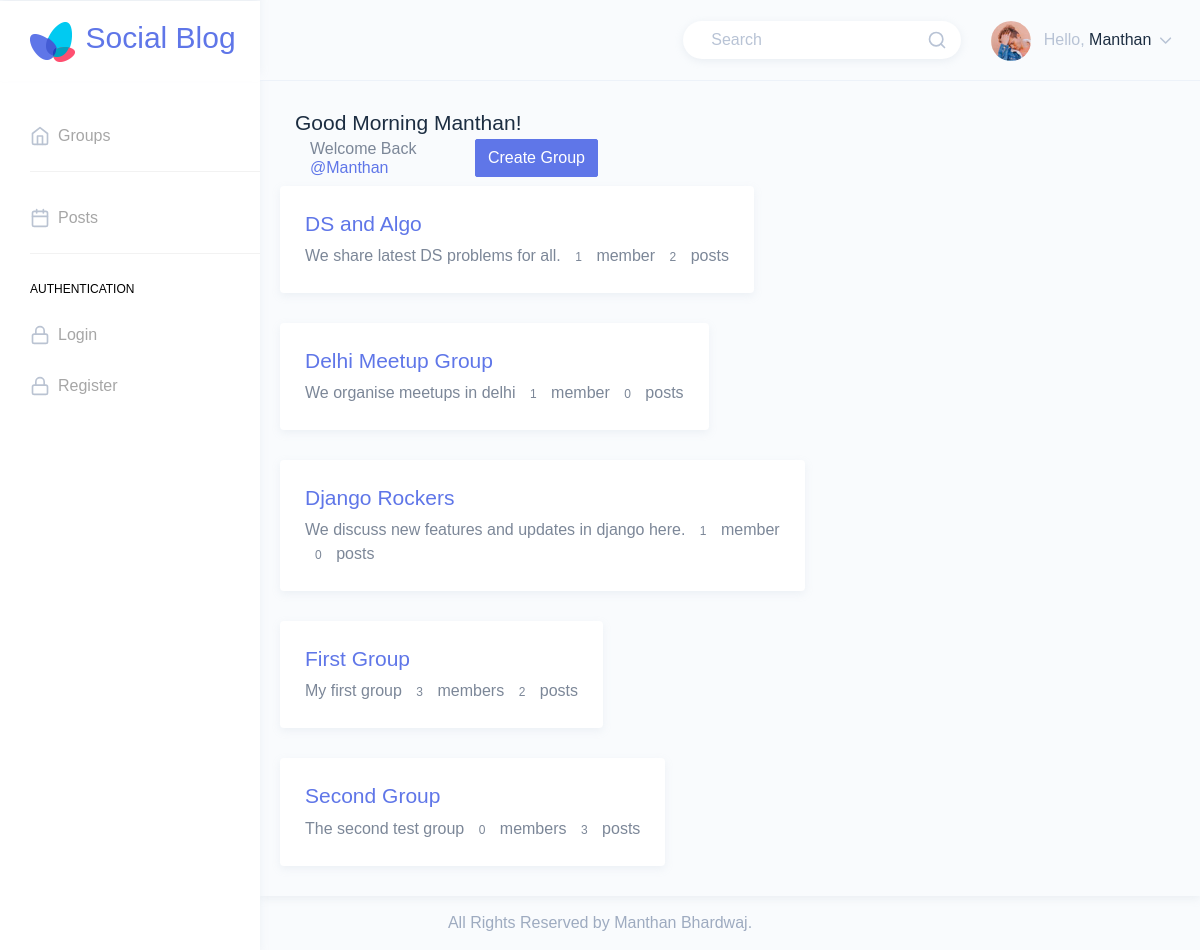
The app's page / (signed in) with its own data.
### groups/models.py (models this page shows, shortened)
class Group(models.Model):
    name = models.CharField(max_length=255, unique=True)
    slug = models.SlugField(allow_unicode=True, unique=True)
    description = models.TextField(blank=True, default='')
    description_html = models.TextField(editable=False, default='', blank=True)
    members = models.ManyToManyField(User, through='GroupMember')
    class Meta:
        ordering = ['name']

### groups/views.py (the view)
# urls.py: path('', ListGroups.as_view(), name='home'),
class ListGroups(generic.ListView):
    model = Group

### groups/templates/groups/group_list.html
{% extends 'groups/group_base.html' %}
{% block pregroup %}
    <div class="col-lg-4 col-md-12">
        {% if user.is_authenticated %}
            <h5>Welcome Back
                <a href="{% url 'posts:for_user' username=user.username %}">
                    @{{ user.username }}
                </a>
            </h5>
        {% endif %}
    </div>
    <div class="col-lg-4 col-md-12">
        {% if user.is_authenticated %}
            <a href="{% url 'groups:create' %}" class="btn btn-primary">Create Group</a>
        {% endif %}
    </div>
{% endblock %}
{% block groupcontent %}
    {% for group in object_list %}
        <div class="row">
            <div class="card ">
                <div class="card-body">
                    <a href="{% url 'groups:single' slug=group.slug %}">
                        <h3 class="title list-group-item-heading">{{ group.name }}</h3>
                    </a>
                    {{ group.description }}
                    <span class="badge">{{ group.members.count }}</span>
                    member{{ group.members.count|pluralize }}
                    <span class="badge">{{ group.posts.count }}</span>
                    post{{ group.posts.count|pluralize }}
                </div>
            </div>
        </div>
    {% endfor %}
{% endblock %}

### templates/base.html (shortened to what this page needs)
{% load static %}
<!DOCTYPE html>
<html dir="ltr" lang="en">
<head>
    <link href={% static "groups/src/assets/extra-libs/c3/c3.min.css" %} rel="stylesheet">
    <link href={% static "groups/src/assets/extra-libs/jvector/jquery-jvectormap-2.0.2.css" %} rel="stylesheet"/>
    <link href={% static "groups/src/dist/css/style.min.css" %} rel="stylesheet">
</head>
<body>
<div id="main-wrapper" data-theme="light" data-layout="vertical" data-navbarbg="skin6" data-sidebartype="full"
     data-sidebar-position="fixed" data-header-position="fixed" data-boxed-layout="full">
    <header class="topbar" data-navbarbg="skin6">
        <nav class="navbar top-navbar navbar-expand-md">
            <div class="navbar-header" data-logobg="skin6">
                <div class="navbar-brand">
                    <a href={% static "groups/src/html/index.html" %}>
                        <b class="logo-icon">
                            <img src={% static "groups/src/assets/images/logo-icon.png" %}
                                         class="dark-logo"/>
                        </b>
                        <span class="logo-text">
                            <h2 class="dark-logo">Social Blog</h2>
                        </span>
                    </a>
                </div>
            </div>
            <div class="navbar-collapse collapse" id="navbarSupportedContent">
                <ul class="navbar-nav float-right">
                    <li class="nav-item d-none d-md-block">
                        <a class="nav-link" href="javascript:void(0)">
                            <form>
                                <div class="customize-input">
                                    <input class="form-control custom-shadow custom-radius border-0 bg-white"
                                           type="search" placeholder="Search" aria-label="Search">
                                    <i class="form-control-icon" data-feather="search"></i>
                                </div>
                            </form>
                        </a>
                    </li>
                    <li class="nav-item dropdown float-right">
                        {% if user.is_authenticated %}
                            <a class="nav-link dropdown-toggle" href="javascript:void(0)" data-toggle="dropdown"
                               aria-haspopup="true" aria-expanded="false">
                                <img src={% static "groups/src/assets/images/users/profile-pic.jpg" %} alt="user"
                                     class="rounded-circle"
                                     width="40">
                                <span class="ml-2 d-none d-lg-inline-block"><span>Hello,</span> <span
                                        class="text-dark">{{ user.username }}</span> <i data-feather="chevron-down"
                                                                                        class="svg-icon"></i></span>
                            </a>
                            </li>
                        {% endif %}
                </ul>
            </div>
        </nav>
    </header>
    <aside class="left-sidebar" data-sidebarbg="skin6">
        <div class="scroll-sidebar" data-sidebarbg="skin6">
            <nav class="sidebar-nav">
                <ul id="sidebarnav">
                    <li class="sidebar-item"><a class="sidebar-link sidebar-link"
                                                href="{% url 'groups:all' %}"
                                                aria-expanded="false"><i data-feather="home"
                                                                         class="feather-icon"></i><span
                            class="hide-menu">Groups
                    </span></a></li>
                    <li class="list-divider"></li>
                    <li class="sidebar-item"><a class="sidebar-link sidebar-link"
                                                href="{% url 'posts:create' %}"
                                                aria-expanded="false"><i data-feather="calendar"
                                                                         class="feather-icon"></i><span
                            class="hide-menu">Posts</span></a></li>
                    <li class="list-divider"></li>
                    <li class="nav-small-cap"><span class="hide-menu">Authentication</span></li>
                    <li class="sidebar-item"><a class="sidebar-link sidebar-link"
                                                href="{% url 'accounts:login' %}"
                                                aria-expanded="false"><i data-feather="lock"
                                                                         class="feather-icon"></i><span
                            class="hide-menu">Login
                                </span></a>
                    </li>
                    <li class="sidebar-item"><a class="sidebar-link sidebar-link"
                                                href="{% url 'accounts:signup' %}"
                                                aria-expanded="false"><i data-feather="lock"
                                                                         class="feather-icon"></i><span
                            class="hide-menu">Register
                                </span></a>
                    </li>
                </ul>
            </nav>
        </div>
    </aside>
    <div class="page-wrapper">
        <div class="page-breadcrumb">
            <div class="row">
                <div class="col-7 align-self-center">
                    {% if user.is_authenticated %}
                        <h3 class="page-title text-truncate text-dark font-weight-medium mb-1">Good
                            Morning {{ user.username }}!</h3>
                    {% else %}
                        <h3 class="page-title text-truncate text-dark font-weight-medium mb-1">Good Morning! Please
                            login</h3>
                    {% endif %}
                    {% block content %}
                    {% endblock %}
                </div>
            </div>
        </div>
    </div>
    <footer class="footer text-center text-muted">
        All Rights Reserved by Manthan Bhardwaj.</a>
    </footer>
</div>
</body>
</html>

### records on screen
Group: name "DS and Algo", description "We share latest DS problems for all.", members.count "1", posts.count "2"
Group: name "Delhi Meetup Group", description "We organise meetups in delhi", members.count "1", posts.count "0"
Group: name "Django Rockers", description "We discuss new features and updates in django here.", members.count "1", posts.count "0"
Group: name "First Group", description "My first group", members.count "3", posts.count "2"
Group: name "Second Group", description "The second test group", members.count "0", posts.count "3"

### other values on screen
{{ user.username }} "Manthan"
